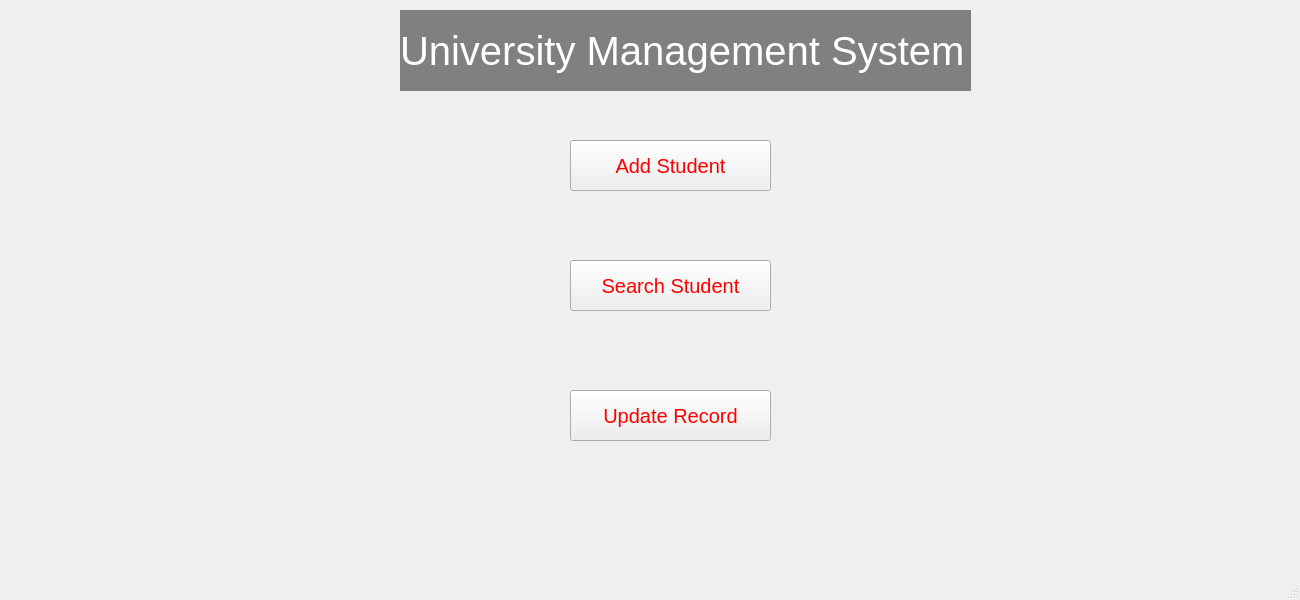
<?xml version="1.0" encoding="UTF-8"?>
<ui version="4.0">
 <class>MainWindow</class>
 <widget class="QMainWindow" name="MainWindow">
  <property name="geometry">
   <rect>
    <x>0</x>
    <y>0</y>
    <width>1300</width>
    <height>600</height>
   </rect>
  </property>
  <property name="windowTitle">
   <string>MainWindow</string>
  </property>
  <widget class="QWidget" name="centralwidget">
   <widget class="QLabel" name="label">
    <property name="geometry">
     <rect>
      <x>400</x>
      <y>10</y>
      <width>571</width>
      <height>81</height>
     </rect>
    </property>
    <property name="styleSheet">
     <string notr="true">QLabel{
font-size: 40px;
background: light gray;
color: white;
}</string>
    </property>
    <property name="text">
     <string>University Management System</string>
    </property>
   </widget>
   <widget class="QPushButton" name="pushButton">
    <property name="geometry">
     <rect>
      <x>570</x>
      <y>140</y>
      <width>201</width>
      <height>51</height>
     </rect>
    </property>
    <property name="styleSheet">
     <string notr="true">QPushButton{
font-size: 20px;
color: red;
}</string>
    </property>
    <property name="text">
     <string>Add Student</string>
    </property>
   </widget>
   <widget class="QPushButton" name="pushButton_2">
    <property name="geometry">
     <rect>
      <x>570</x>
      <y>260</y>
      <width>201</width>
      <height>51</height>
     </rect>
    </property>
    <property name="styleSheet">
     <string notr="true">QPushButton{
font-size: 20px;
color: red;
}</string>
    </property>
    <property name="text">
     <string>Search Student</string>
    </property>
   </widget>
   <widget class="QPushButton" name="pushButton_3">
    <property name="geometry">
     <rect>
      <x>570</x>
      <y>390</y>
      <width>201</width>
      <height>51</height>
     </rect>
    </property>
    <property name="styleSheet">
     <string notr="true">QPushButton{
font-size: 20px;
color: red;
}</string>
    </property>
    <property name="text">
     <string>Update Record</string>
    </property>
   </widget>
  </widget>
  <widget class="QMenuBar" name="menubar">
   <property name="geometry">
    <rect>
     <x>0</x>
     <y>0</y>
     <width>1300</width>
     <height>23</height>
    </rect>
   </property>
  </widget>
  <widget class="QStatusBar" name="statusbar"/>
 </widget>
 <resources/>
 <connections/>
</ui>
